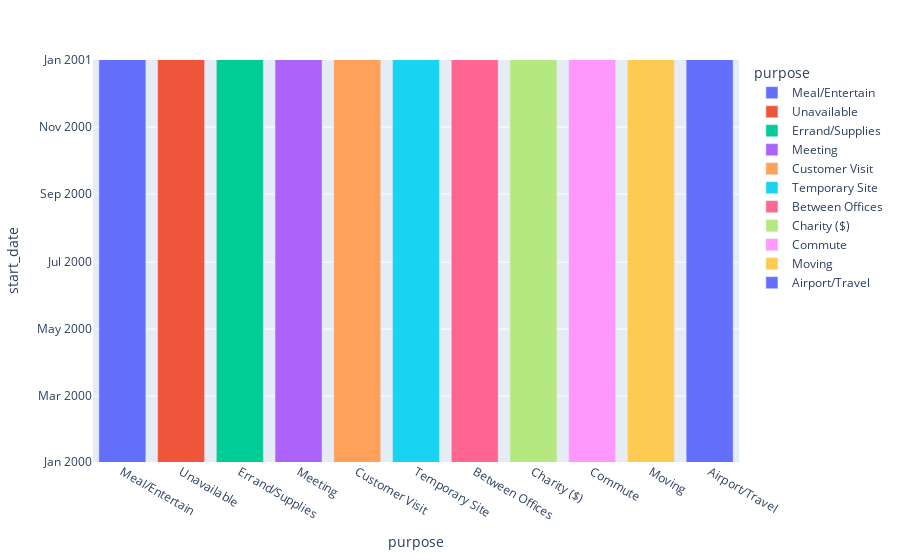
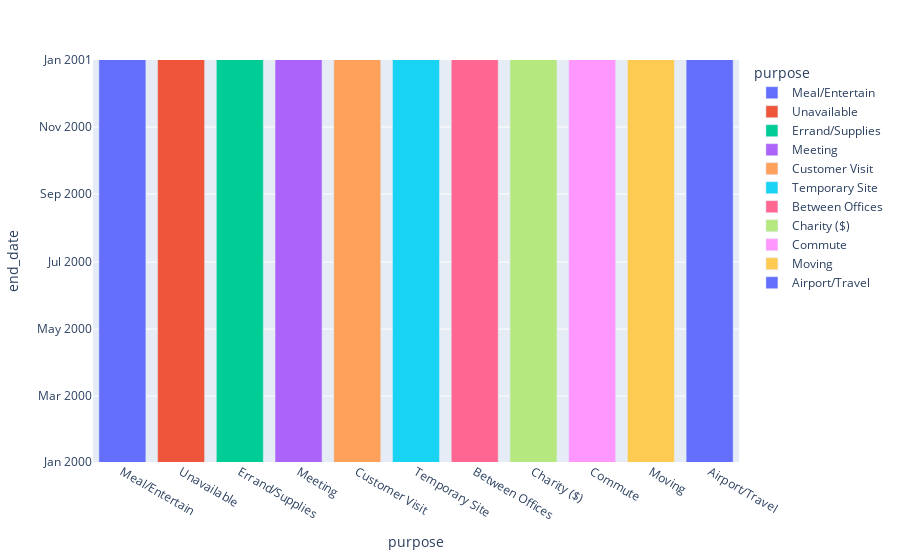
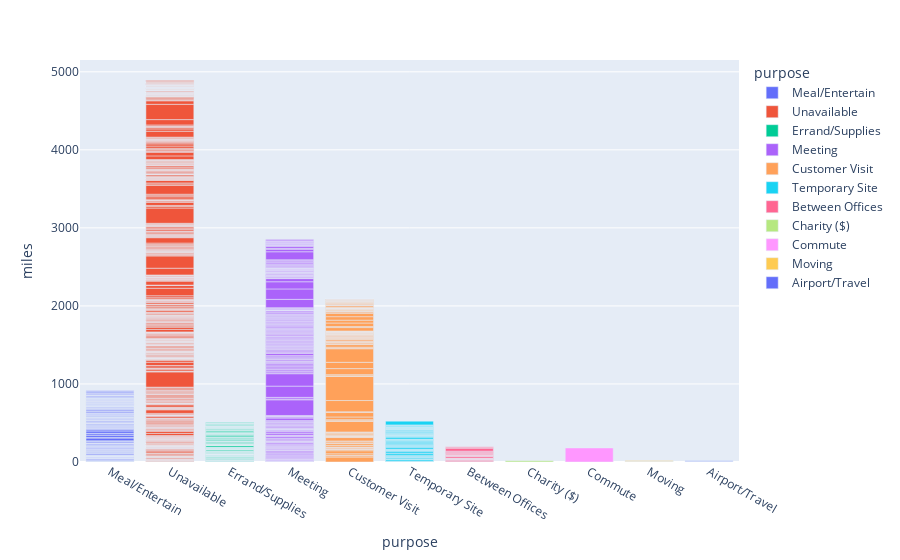

These figures' notebook cell, in order:
### Code cell
for col in df.columns:
    if df[col].dtype != 'O':
        display(px.bar(df, 'purpose', col, 'purpose'))
